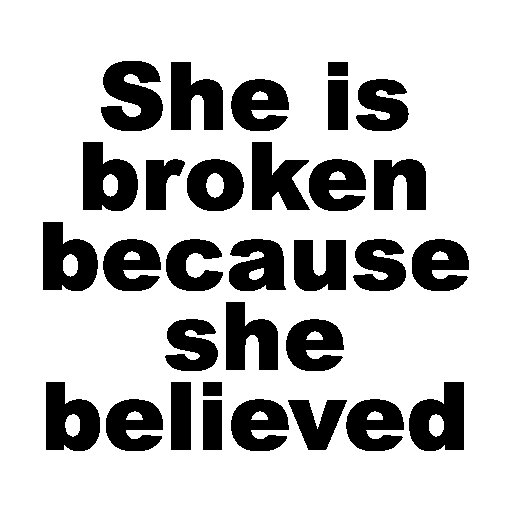
#> input picture 29.face_morphing/Inputs/title.jpg, 512 x 512 px
$ python 4.secret_title.py
#> lines starting #> are read from the running program, lines starting #| are printed output that depends on the picture
import cv2
import numpy as np

title = cv2.imread("Inputs/title.jpg")
#> title is the input picture: shape (512, 512, 3); min 0, max 255, mean 195.7
mask = cv2.imread("Inputs\mask.jpg")
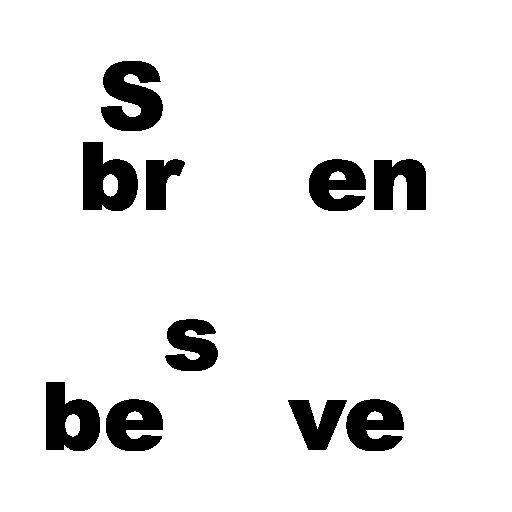
#> input picture 29.face_morphing/Inputs/mask.jpg, 512 x 512 px, found by its file name
#> mask is the input picture: shape (512, 512, 3); min 0, max 255, mean 234

secret = 255 - mask + title
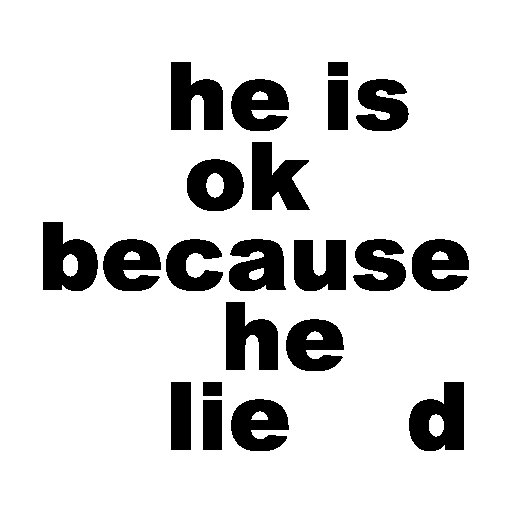
#> secret: shape (512, 512, 3); min 0, max 255, mean 216.7

cv2.imwrite("Outputs\secret.jpg", secret)
